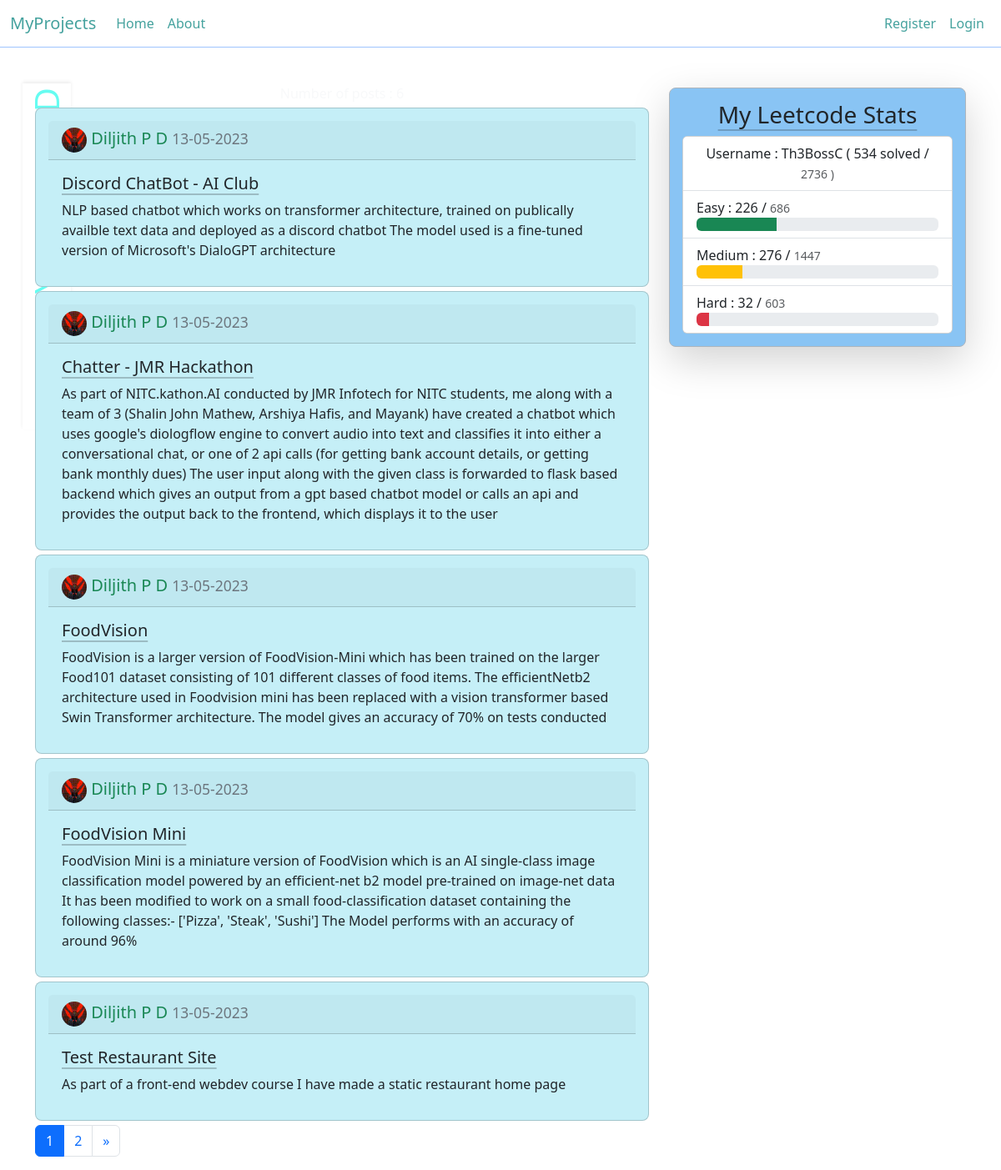
The app's page /users/Diljith P D with its own data.
### myProjects/models.py (models this page shows, shortened)
class Post(db.Model):
    id = db.Column(db.Integer, primary_key = True)
    title = db.Column(db.String(100), nullable = False)
    date_posted = db.Column(db.DateTime(), nullable = False, default = datetime.utcnow)
    content = db.Column(db.Text, nullable = False)
    user_id = db.Column(db.Integer, db.ForeignKey('user.id'), nullable = False)
    link  = db.Column(db.String(300), nullable = True)
    source_code = db.Column(db.String(300), nullable = True)

class User(db.Model, UserMixin):
    id = db.Column(db.Integer, primary_key = True)
    username = db.Column(db.String(20), unique = True, nullable = False)
    email = db.Column(db.String(120), unique = True, nullable = False)
    image_file = db.Column(db.String(20), nullable = False, default = 'default.jpg')
    password = db.Column(db.String(60), nullable = False)
    posts = db.relationship('Post', backref = 'author', lazy = True)

### myProjects/users/routes.py (the view)
@users.route('/users/<string:username>')
def user_post(username):
    leetcode = {}
    with open(os.path.join(current_app.root_path + '/static/leetcode.json'), 'r') as json_file:
        leetcode = json.load(json_file)
    page = request.args.get('page', default = 1, type = int)
    user = User.query.filter_by(username = username).first_or_404()
    posts = Post.query.filter_by(author = user).order_by(Post.date_posted.desc()).paginate(page = page, per_page = 5)
    return render_template('user_posts.html', posts = posts, user = user, title = f"Posts by {user.username}", page_details = f"Posts by {user.username}", **leetcode)

### myProjects/templates/user_posts.html (shortened to what this page needs)
{% extends 'layout.html' %}
{% block content %}
    <div class = "text-light text-center">
    </div>
    {% for post in posts %}
    <div class="card main-content">
        <h5 class="card-header">
            <img class = "small-image" src = "{{url_for('static', filename = 'images/' + post.author.image_file)}}">
            <span class = 'text-success'>
                {{post.author.username}}
            </span>
            <small class = 'text-secondary'>
                {{post.date_posted.strftime('%d-%m-%Y')}}
            </small>
        </h5>
        <div class="card-body">
            <h5 class="card-title">
                <a href = "{{url_for('posts.post', post_id = post.id)}}" class = "link-dark link-offset-2 link-underline-opacity-25 link-underline-opacity-100-hover">
                    {{post.title}}
                </a>
            </h5>
            <p class="card-text">{{post.content}}</p>
        </div>
    </div>
    {% endfor %}
        <nav aria-label="Page navigation example" style = "padding-top: 5px;">
            <ul class="pagination">
              {% for page_num in posts.iter_pages(left_edge = 0, right_edge = 0, left_current = 1, right_current = 2) %}
                <li class="page-item {% if posts.page == page_num %} active {% endif %}">
                    <a class="page-link" href="{{url_for('users.user_post', username = user.username, page = page_num)}}">
                        {{page_num}}
                    </a>
                </li>
              {% endfor %}
              {% if posts.next_num != none %}
              <li class="page-item">
                <a class="page-link" href="{{url_for('users.user_post', username = user.username, page = posts.page+1)}}" aria-label="Next">
                  <span aria-hidden="true">&raquo;</span>
                </a>
              </li>
              {% endif %}
            </ul>
          </nav>
{% endblock %}

### myProjects/templates/layout.html (shortened to what this page needs)
<!DOCTYPE html>
<html lang="en">
    <head>
        <link href="https://cdn.jsdelivr.net/npm/bootstrap@5.3.0-alpha3/dist/css/bootstrap.min.css" rel="stylesheet">
        <link rel="stylesheet" href="https://cdn.jsdelivr.net/npm/bootstrap-icons@1.10.5/font/bootstrap-icons.css">
        <link type = "text/css" rel = "stylesheet" href = "{{ url_for('static', filename = 'main.css')}}">
        <header>
            <nav class = "navbar fixed-top navbar-expand-lg border-bottom border-primary-subtle" style = "backdrop-filter: blur(30px);">
                <div class="container-fluid">
                    <a class="navbar-brand colour-me" href="{{url_for('main.home')}}"> MyProjects </a>
                    <div class="collapse navbar-collapse" id="navbarToggle">
                        <ul class="navbar-nav me-auto mb-2 mb-lg-0">
                            <li class="nav-item">
                                <a class="nav-link colour-me {% if title == 'Home' %} act {% endif %}" aria-current="page" href="{{url_for('main.home')}}">Home</a>
                            </li>
                            <li class="nav-item">
                                <a class="nav-link colour-me {% if title == 'About' %} act {% endif %}" aria-current = "page" href="{{url_for('main.about')}}">About</a>
                            </li>
                        </ul>
                        <ul class = "navbar-nav ms-auto mb-2 mb-lg-0">
                            {% if current_user.is_authenticated == False %}
                                <li class="nav-item">
                                    <a class="nav-link colour-me" aria-current="page" href="{{url_for('users.register')}}">Register</a>
                                </li>
                                <li class="nav-item">
                                    <a class="nav-link colour-me" aria-current = "page" href="{{url_for('users.login')}}">Login</a>
                                </li>
                            {% endif %}
                        </ul>
                    </div>
                </div>
            </nav>
        </header>
    </head>
    <body>
    <h1 class = "heading shadow-sm"> {{page_details}} </h1>
        <main role = "main" class = "container">
            <div class = "row">
                <div class = "col-md-8">
                {% block content%} {% endblock %}
                </div>
                <div class = "col-md-4">
                    <div class = "content-section border border-dark-subtle shadow-lg">
                        <h3 class = "text-center">
                          <a href = "https://leetcode.com/Th3BossC/" class = "link-dark link-offset-2 link-underline-opacity-25 link-underline-opacity-100-hover">
                            My Leetcode Stats
                          </a>
                        </h3>
                        <div class="card" style="width: 100%;">
                            <ul class="list-group list-group-flush">
                                <li class = "list-group-item">
                                    <div class = 'text-center'>
                                        <span class = 'font-weight-bold'>
                                            Username : Th3BossC
                                        </span>
                                        <span class = 'font-weight-bold'>
                                            ( {{totalSolved}} solved /
                                        </span>
                                        <small class = 'text-muted'>
                                            {{totalQuestions}} )
                                        </small>
                                    </div>
                                </li>
                                <li class="list-group-item">
                                    <span class = 'font-weight-bold'>
                                        Easy : {{easySolved}} /
                                    </span>
                                    <small class = 'text-muted'>
                                        {{totalEasy}}
                                    </small>
                                    <div class="progress" role="progressbar" aria-label="Success example" aria-valuenow="0" aria-valuemin="0" aria-valuemax="100">
                                        <div class="progress-bar bg-success" style="width: {{easyLen}}%; animation: moveEasy 1s;"></div>
                                    </div>
                                </li>
                                <li class="list-group-item">
                                    <span class = 'font-weight-bold'>
                                        Medium : {{mediumSolved}} /
                                    </span>
                                    <small class = 'text-muted'>
                                        {{totalMedium}}
                                    </small>
                                    <div class="progress" role="progressbar" aria-label="Warning example" aria-valuenow="0" aria-valuemin="0" aria-valuemax="100">
                                        <div class="progress-bar bg-warning" style="width: {{mediumLen}}%; animation: moveMed 1s;"></div>
                                    </div>
                                </li>
                                <li class="list-group-item">
                                    <span class = 'font-weight-bold'>
                                        Hard : {{hardSolved}} /
                                    </span>
                                    <small class = 'text-muted'>
                                        {{totalHard}}
                                    </small>
                                    <div class="progress" role="progressbar" aria-label="Danger example" aria-valuenow="0" aria-valuemin="0" aria-valuemax="100">
                                        <div class="progress-bar bg-danger" style = "width : {{hardLen}}%; animation: moveHard 1s;"></div>
                                    </div>
                                </li>
                            </ul>
                        </div>
                    </div>
                </div>
            </div>
        </main>
    </body>
</html>

### myProjects/static/main.css (style rules this page uses)
body { margin-top : 100px; background-image: url('images/background.jpg'); background-size: cover; background-attachment: fixed; }
.content-section { padding : 15px 15px 15px 15px; background-color: rgba(137, 196, 244, 1); border-radius: 8px; margin-top : 5px; }
h1 { writing-mode: vertical-lr; transform: rotate(-180deg); position: absolute; }
.heading { color : #66fcf1; padding: 5px; text-transform: uppercase; }
.main-content { padding : 15px 15px 15px 15px; border-radius: 8px; background-color: rgba(197, 239, 247, 1); margin-top : 5px; }
.small-image { height: 30px; width: 30px; border-radius : 15px; object-fit: cover; }
.colour-me { color : #45a29e; }

### records on screen
Post: image_file (picture), author.username "Diljith P D", date_posted "13-05-2023", title "Discord ChatBot - AI Club", content "NLP based chatbot which works on transformer architecture, trained on publically availble text data and deployed as a discord chatbot The model used is a fine-tuned version of Microsoft's DialoGPT architecture"
Post: image_file (picture), author.username "Diljith P D", date_posted "13-05-2023", title "Chatter - JMR Hackathon", content "As part of NITC.kathon.AI conducted by JMR Infotech for NITC students, me along with a team of 3 (Shalin John Mathew, Arshiya Hafis, and Mayank) have created a chatbot which uses google's diologflow engine to convert audio into text and classifies it into either a conversational chat, or one of 2 api calls (for getting bank account details, or getting bank monthly dues) The user input along with the given class is forwarded to flask based backend which gives an output from a gpt based chatbot model or calls an api and provides the output back to the frontend, which displays it to the user"
Post: image_file (picture), author.username "Diljith P D", date_posted "13-05-2023", title "FoodVision", content "FoodVision is a larger version of FoodVision-Mini which has been trained on the larger Food101 dataset consisting of 101 different classes of food items. The efficientNetb2 architecture used in Foodvision mini has been replaced with a vision transformer based Swin Transformer architecture. The model gives an accuracy of 70% on tests conducted"
Post: image_file (picture), author.username "Diljith P D", date_posted "13-05-2023", title "FoodVision Mini", content "FoodVision Mini is a miniature version of FoodVision which is an AI single-class image classification model powered by an efficient-net b2 model pre-trained on image-net data It has been modified to work on a small food-classification dataset containing the following classes:- ['Pizza', 'Steak', 'Sushi'] The Model performs with an accuracy of around 96%"
Post: image_file (picture), author.username "Diljith P D", date_posted "13-05-2023", title "Test Restaurant Site", content "As part of a front-end webdev course I have made a static restaurant home page"

### other values on screen
{{ page_num }} "1" "2"
{{ totalSolved }} "534"
{{ totalQuestions }} "2736"
{{ easySolved }} "226"
{{ totalEasy }} "686"
{{ mediumSolved }} "276"
{{ totalMedium }} "1447"
{{ hardSolved }} "32"
{{ totalHard }} "603"
